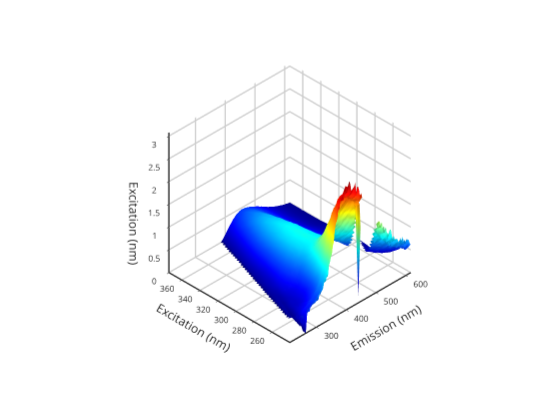

The notebook cell this image was saved under:
### Markdown cell above
# Picking specific values

Using the graph below you can find fluorescence values at any ex/em pairs that you wish to use for fluorescnece indices such as humification index or fluorescence index.

### Code cell
% use the plotly plotting command to make the surface rotatable
graphics_toolkit ("plotly"); 
makesurfaceplot(F,em,ex)

### Figure 1 — Plotly figure (JSON) as saved in the notebook; plotly's stock layout.template omitted (floating-point values rounded to 4 significant figures; data arrays with more than 128 entries replaced by an {"elided": "..."} marker saying what was removed)
{"data": [{"autocolorscale": "false", "cauto": "false", "cmax": 2.791, "cmin": 0, "colorscale": [[0, "rgb(0,0,143)"], [0.01587, "rgb(0,0,159)"], [0.03175, "rgb(0,0,175)"], [0.04762, "rgb(0,0,191)"], [0.06349, "rgb(0,0,207)"], [0.07937, "rgb(0,0,223)"], [0.09524, "rgb(0,0,239)"], [0.1111, "rgb(0,0,255)"], [0.127, "rgb(0,15,255)"], [0.1429, "rgb(0,31,255)"], [0.1587, "rgb(0,47,255)"], [0.1746, "rgb(0,63,255)"], [0.1905, "rgb(0,79,255)"], [0.2063, "rgb(0,95,255)"], [0.2222, "rgb(0,111,255)"], [0.2381, "rgb(0,127,255)"], [0.254, "rgb(0,143,255)"], [0.2698, "rgb(0,159,255)"], [0.2857, "rgb(0,175,255)"], [0.3016, "rgb(0,191,255)"], [0.3175, "rgb(0,207,255)"], [0.3333, "rgb(0,223,255)"], [0.3492, "rgb(0,239,255)"], [0.3651, "rgb(0,255,255)"], [0.381, "rgb(15,255,239)"], [0.3968, "rgb(31,255,223)"], [0.4127, "rgb(47,255,207)"], [0.4286, "rgb(63,255,191)"], [0.4444, "rgb(79,255,175)"], [0.4603, "rgb(95,255,159)"], [0.4762, "rgb(111,255,143)"], [0.4921, "rgb(127,255,127)"], [0.5079, "rgb(143,255,111)"], [0.5238, "rgb(159,255,95)"], [0.5397, "rgb(175,255,79)"], [0.5556, "rgb(191,255,63)"], [0.5714, "rgb(207,255,47)"], [0.5873, "rgb(223,255,31)"], [0.6032, "rgb(239,255,15)"], [0.619, "rgb(255,255,0)"], [0.6349, "rgb(255,239,0)"], [0.6508, "rgb(255,223,0)"], [0.6667, "rgb(255,207,0)"], [0.6825, "rgb(255,191,0)"], [0.6984, "rgb(255,175,0)"], [0.7143, "rgb(255,159,0)"], [0.7302, "rgb(255,143,0)"], [0.746, "rgb(255,127,0)"], [0.7619, "rgb(255,111,0)"], [0.7778, "rgb(255,95,0)"], [0.7937, "rgb(255,79,0)"], [0.8095, "rgb(255,63,0)"], [0.8254, "rgb(255,47,0)"], [0.8413, "rgb(255,31,0)"], [0.8571, "rgb(255,15,0)"], [0.873, "rgb(255,0,0)"], [0.8889, "rgb(239,0,0)"], [0.9048, "rgb(223,0,0)"], [0.9206, "rgb(207,0,0)"], [0.9365, "rgb(191,0,0)"], [0.9524, "rgb(175,0,0)"], [0.9683, "rgb(159,0,0)"], [0.9841, "rgb(143,0,0)"], [1, "rgb(127,0,0)"]], "contours": {"x": {"highlight": true, "highlightcolor": "rgb(0, 0, 0)", "highlightwidth": 1, "show": false}, "y": {"highlight": true, "highlightcolor": "rgb(0, 0, 0)", "highlightwidth": 1, "show": false}, "z": {"highlight": true, "highlightcolor": "rgb(0, 0, 0)", "highlightwidth": 1, "show": false}}, "name": "", "scene": "scene", "showlegend": false, "showscale": false, "surfacecolor": {"elided": "42x125 float values"}, "type": "surface", "visibility": true, "x": [210.9, 214.1, 217.2, 220.4, 223.6, 226.7, 229.9, 233.1, 236.3, 239.5, 242.7, 245.8, 249.0, 252.2, 255.4, 258.6, 261.8, 265.0, 268.2, 271.4, 274.6, 277.9, 281.1, 284.3, 287.5, 290.7, 293.9, 297.2, 300.4, 303.6, 306.9, 310.1, 313.3, 316.6, 319.8, 323.0, 326.3, 329.5, 332.8, 336.0, 339.3, 342.5, 345.8, 349.0, 352.3, 355.5, 358.8, 362.1, 365.3, 368.6, 371.9, 375.1, 378.4, 381.7, 384.9, 388.2, 391.5, 394.8, 398.1, 401.3, 404.6, 407.9, 411.2, 414.5, 417.8, 421.1, 424.4, 427.7, 431.0, 434.2, 437.5, 440.8, 444.1, 447.5, 450.8, 454.1, 457.4, 460.7, 464.0, 467.3, 470.6, 473.9, 477.2, 480.5, 483.9, 487.2, 490.5, 493.8, 497.1, 500.5, 503.8, 507.1, 510.4, 513.7, 517.1, 520.4, 523.7, 527.0, 530.4, 533.7, 537.0, 540.4, 543.7, 547.0, 550.4, 553.7, 557.0, 560.4, 563.7, 567.0, 570.4, 573.7, 577.0, 580.4, 583.7, 587.1, 590.4, 593.7, 597.1, 600.4, 603.8, 607.1, 610.5, 613.8, 617.1], "y": [374.4, 371.1, 367.8, 364.6, 361.3, 358.0, 354.8, 351.5, 348.2, 344.9, 341.7, 338.4, 335.1, 331.9, 328.6, 325.3, 322.1, 318.8, 315.5, 312.2, 309.0, 305.7, 302.4, 299.2, 295.9, 292.6, 289.4, 286.1, 282.8, 279.5, 276.3, 273, 269.7, 266.5, 263.2, 259.9, 256.6, 253.4, 250.1, 246.8, 243.6, 240.3], "z": {"elided": "42x125 float values"}}], "layout": {"height": 420, "hovermode": "closest", "margin": {"b": 0, "l": 0, "r": 0, "t": 0}, "plot_bgcolor": "rgba(0, 0, 0, 0)", "scene": {"aspectmode": "auto", "aspectratio": {"x": 1, "y": 1, "z": 1}, "camera": {"projection": {"type": "orthographic"}}, "domain": {"x": [0.13, 0.905], "y": [0.11, 0.925]}, "xaxis": {"autorange": false, "exponentformat": "none", "gridcolor": "", "gridwidth": 3, "linecolor": "rgb(38,38,38)", "linewidth": 3, "mirror": false, "range": [617.1, 210.9], "showgrid": true, "showline": true, "side": "bottom", "spikedash": "solid", "spikemode": "across", "spikesides": false, "spikethickness": 1, "tickangle": 0, "tickcolor": "rgb(38,38,38)", "tickfont": {"color": "rgb(38,38,38)", "size": 10}, "ticklen": 3, "ticks": "outside", "ticktext": ["300", "400", "500", "600"], "tickvals": [300, 400, 500, 600], "title": {"font": {"color": "rgb(38,38,38)", "size": 12}, "text": "Emission (nm)"}, "type": "linear", "visible": true, "zeroline": false}, "yaxis": {"autorange": false, "exponentformat": "none", "gridcolor": "", "gridwidth": 3, "linecolor": "rgb(38,38,38)", "linewidth": 3, "mirror": false, "range": [374.4, 240.3], "showgrid": true, "showline": true, "side": "left", "spikedash": "solid", "spikemode": "across", "spikesides": false, "spikethickness": 1, "tickangle": 0, "tickcolor": "rgb(38,38,38)", "tickfont": {"color": "rgb(38,38,38)", "size": 10}, "ticklen": 3, "ticks": "outside", "ticktext": ["260", "280", "300", "320", "340", "360"], "tickvals": [260, 280, 300, 320, 340, 360], "title": {"font": {"color": "rgb(38,38,38)", "size": 12}, "text": "Excitation (nm)"}, "type": "linear", "visible": true, "zeroline": false}, "zaxis": {"autorange": false, "exponentformat": "none", "gridcolor": "", "gridwidth": 3, "linecolor": "rgb(38,38,38)", "linewidth": 3, "mirror": false, "range": [0, 3.07], "showgrid": true, "showline": true, "side": "none", "spikedash": "solid", "spikemode": "across", "spikesides": false, "spikethickness": 1, "tickangle": 0, "tickcolor": "rgb(38,38,38)", "tickfont": {"color": "rgb(38,38,38)", "size": 10}, "ticklen": 3, "ticks": "outside", "ticktext": ["0", "0.5", "1", "1.5", "2", "2.5", "3"], "tickvals": [0, 0.5, 1, 1.5, 2, 2.5, 3], "title": {"font": {"color": "rgb(38,38,38)", "size": 12}, "text": "Excitation (nm)"}, "type": "linear", "visible": true, "zeroline": false}}, "showlegend": false, "width": 560}}
